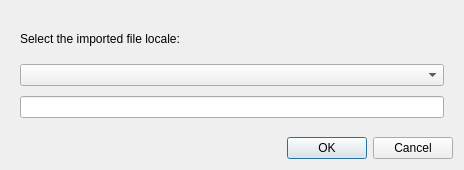
<?xml version="1.0" encoding="UTF-8"?>
<ui version="4.0">
 <class>ChooseLocaleDialog</class>
 <widget class="QDialog" name="ChooseLocaleDialog">
  <property name="geometry">
   <rect>
    <x>0</x>
    <y>0</y>
    <width>464</width>
    <height>170</height>
   </rect>
  </property>
  <property name="sizePolicy">
   <sizepolicy hsizetype="Expanding" vsizetype="Expanding">
    <horstretch>0</horstretch>
    <verstretch>0</verstretch>
   </sizepolicy>
  </property>
  <property name="minimumSize">
   <size>
    <width>464</width>
    <height>170</height>
   </size>
  </property>
  <property name="maximumSize">
   <size>
    <width>16777215</width>
    <height>16777215</height>
   </size>
  </property>
  <property name="windowTitle">
   <string>Locale</string>
  </property>
  <property name="modal">
   <bool>true</bool>
  </property>
  <layout class="QVBoxLayout" name="verticalLayout_2">
   <item>
    <widget class="QWidget" name="widget" native="true">
     <layout class="QVBoxLayout" name="verticalLayout">
      <item>
       <widget class="QLabel" name="label">
        <property name="maximumSize">
         <size>
          <width>16777215</width>
          <height>30</height>
         </size>
        </property>
        <property name="text">
         <string>Select the imported file locale:</string>
        </property>
       </widget>
      </item>
      <item>
       <widget class="QComboBox" name="localeComboBox"/>
      </item>
      <item>
       <widget class="QLineEdit" name="customLocaleEditText">
        <property name="readOnly">
         <bool>true</bool>
        </property>
       </widget>
      </item>
     </layout>
    </widget>
   </item>
   <item>
    <widget class="QDialogButtonBox" name="buttonBox">
     <property name="orientation">
      <enum>Qt::Horizontal</enum>
     </property>
     <property name="standardButtons">
      <set>QDialogButtonBox::Cancel|QDialogButtonBox::Ok</set>
     </property>
    </widget>
   </item>
  </layout>
 </widget>
 <resources/>
 <connections>
  <connection>
   <sender>buttonBox</sender>
   <signal>accepted()</signal>
   <receiver>ChooseLocaleDialog</receiver>
   <slot>accept()</slot>
   <hints>
    <hint type="sourcelabel">
     <x>248</x>
     <y>254</y>
    </hint>
    <hint type="destinationlabel">
     <x>157</x>
     <y>274</y>
    </hint>
   </hints>
  </connection>
  <connection>
   <sender>buttonBox</sender>
   <signal>rejected()</signal>
   <receiver>ChooseLocaleDialog</receiver>
   <slot>reject()</slot>
   <hints>
    <hint type="sourcelabel">
     <x>316</x>
     <y>260</y>
    </hint>
    <hint type="destinationlabel">
     <x>286</x>
     <y>274</y>
    </hint>
   </hints>
  </connection>
 </connections>
</ui>
